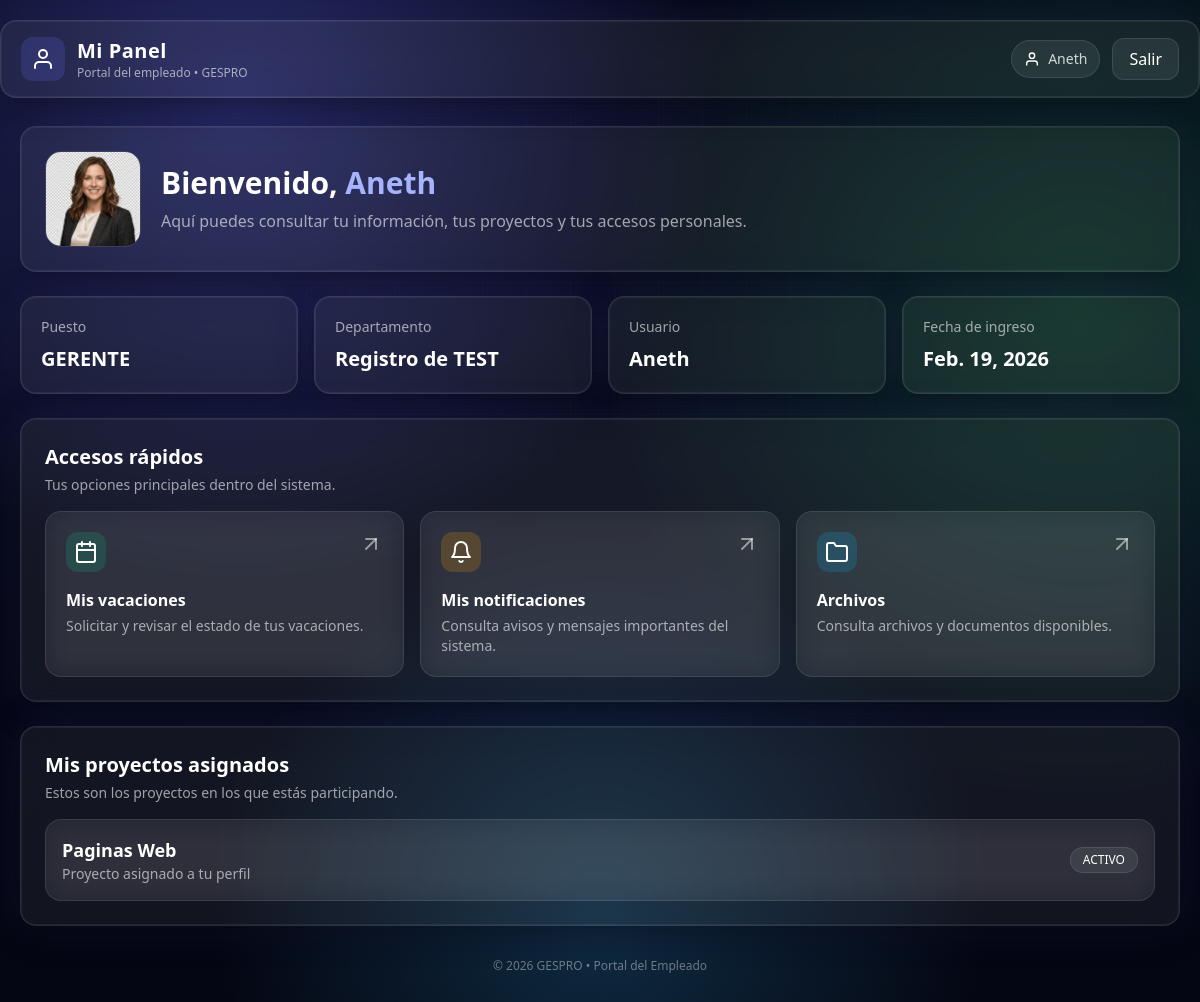
/mi-panel/ (signed in), run on the app's committed database.
### empleados_Alex/models.py (models this page shows, shortened)
class Empleado(models.Model):
    user = models.ForeignKey(User, on_delete=models.CASCADE)
    puesto = models.CharField(max_length=100)
    departamento = models.CharField(max_length=100)
    fecha_inicio = models.DateField(auto_now_add=True)
    foto_perfil = models.ImageField(upload_to='fotos_perfil/', null=True, blank=True)

class EmpleadoProyecto(models.Model):
    empleado = models.ForeignKey(Empleado, on_delete=models.CASCADE, related_name="asignaciones")
    proyecto = models.ForeignKey(Proyecto, on_delete=models.CASCADE, related_name="asignaciones")
    fecha_asignacion = models.DateTimeField(auto_now_add=True)
    class Meta:
        unique_together = ("empleado", "proyecto")  # evita duplicados

class Proyecto(models.Model):
    nombre = models.CharField(max_length=120)
    descripcion = models.TextField(blank=True, null=True)
    fecha_inicio = models.DateField(blank=True, null=True)
    fecha_fin = models.DateField(blank=True, null=True)
    activo = models.BooleanField(default=True)

### empleados_Alex/views.py (the view)
# urls.py: path('mi-panel/', user_dashboard, name='user_dashboard'),
@login_required(login_url='/')
def user_dashboard(request):
    if _es_admin(request):
        return redirect('empleados_Alex:home')
    empleado = get_object_or_404(
        Empleado.objects.select_related("user"),
        user=request.user
    )
    proyectos_asignados = (
        EmpleadoProyecto.objects
        .filter(empleado=empleado)
        .select_related("proyecto")
        .order_by("proyecto__nombre")
    )
    contexto = {
        "empleado": empleado,
        "proyectos_asignados": proyectos_asignados,
        "user": request.user,
    }
    return render(request, "usuarios/usuario.html", contexto)

### empleados_Alex/views.py (called while the page is built)
def _es_admin(request):
    u = request.user
    return u.is_authenticated and (u.username.lower() == "alex" or u.is_staff or u.is_superuser)

### templates/usuarios/usuario.html (shortened to what this page needs)
<!DOCTYPE html>
<html lang="es">
<head>
  <script src="https://cdn.tailwindcss.com"></script>
</head>
<body class="tech-bg text-white">
<header class="sticky top-0 z-50">
  <div class="glass glow mx-auto max-w-7xl mt-5 rounded-2xl px-5 py-4">
    <div class="flex items-center justify-between">
      <div class="flex items-center gap-3">
        <div class="h-11 w-11 rounded-xl bg-indigo-500/20 grid place-items-center">
          <i data-feather="user"></i>
        </div>
        <div>
          <h1 class="text-xl font-bold tracking-wide">Mi Panel</h1>
          <p class="text-xs text-white/60">Portal del empleado • GESPRO</p>
        </div>
      </div>
      <div class="flex items-center gap-3">
        <div class="hidden sm:flex items-center gap-2 chip rounded-full px-3 py-2">
          <i data-feather="user" class="h-4 w-4"></i>
          <span class="text-sm text-white/80">{{ user.username }}</span>
        </div>
        <a href="{% url 'logout' %}" class="chip rounded-xl px-4 py-2 hover:bg-white/10 transition">
          Salir
        </a>
      </div>
    </div>
  </div>
</header>
<main class="mx-auto max-w-7xl px-5 pb-12 pt-7 space-y-6">
<section class="glass glow rounded-2xl p-6">
<div class="flex flex-col md:flex-row md:items-center gap-5">
<div class="flex-shrink-0">
{% if empleado.foto_perfil %}
<img src="{{ empleado.foto_perfil.url }}"
class="h-24 w-24 rounded-2xl object-cover border border-white/10">
{% else %}
<div class="h-24 w-24 rounded-2xl bg-white/10 grid place-items-center">
<i data-feather="user" class="h-8 w-8 text-white/70"></i>
</div>
{% endif %}
</div>
<div class="flex-1">
<h2 class="text-3xl font-bold">
Bienvenido, <span class="text-indigo-300">{{ user.username }}</span>
</h2>
<p class="text-white/60 mt-2">
Aquí puedes consultar tu información, tus proyectos y tus accesos personales.
</p>
</div>
</div>
</section>
<section class="grid md:grid-cols-4 gap-4">
<div class="glass glow rounded-2xl p-5">
<p class="text-white/60 text-sm">Puesto</p>
<p class="text-xl font-bold mt-2">{{ empleado.puesto }}</p>
</div>
<div class="glass glow rounded-2xl p-5">
<p class="text-white/60 text-sm">Departamento</p>
<p class="text-xl font-bold mt-2">{{ empleado.departamento }}</p>
</div>
<div class="glass glow rounded-2xl p-5">
<p class="text-white/60 text-sm">Usuario</p>
<p class="text-xl font-bold mt-2">{{ empleado.user.username }}</p>
</div>
<div class="glass glow rounded-2xl p-5">
<p class="text-white/60 text-sm">Fecha de ingreso</p>
<p class="text-xl font-bold mt-2">
{{ empleado.fecha_inicio|default:"No registrada" }}
</p>
</div>
</section>
<section class="glass glow rounded-2xl p-6">
<div class="mb-4">
<h3 class="text-xl font-bold">Accesos rápidos</h3>
<p class="text-white/60 text-sm mt-1">Tus opciones principales dentro del sistema.</p>
</div>
<div class="grid sm:grid-cols-2 lg:grid-cols-3 gap-4">
<a href="{% url 'empleados_Alex:usuario_vacaciones' %}"
class="group rounded-2xl p-5 glass hover:bg-white/10 transition border border-white/10">
<div class="flex items-start justify-between">
<div class="h-10 w-10 rounded-xl bg-emerald-500/20 grid place-items-center">
<i data-feather="calendar"></i>
</div>
<i data-feather="arrow-up-right"
class="text-white/50 group-hover:text-white transition"></i>
</div>
<h4 class="mt-4 font-semibold">Mis vacaciones</h4>
<p class="text-sm text-white/60 mt-1">
Solicitar y revisar el estado de tus vacaciones.
</p>
</a>
<a href="{% url 'empleados_Alex:usuario_notificaciones' %}"
class="group rounded-2xl p-5 glass hover:bg-white/10 transition border border-white/10">
<div class="flex items-start justify-between">
<div class="h-10 w-10 rounded-xl bg-amber-500/20 grid place-items-center">
<i data-feather="bell"></i>
</div>
<i data-feather="arrow-up-right"
class="text-white/50 group-hover:text-white transition"></i>
</div>
<h4 class="mt-4 font-semibold">Mis notificaciones</h4>
<p class="text-sm text-white/60 mt-1">
Consulta avisos y mensajes importantes del sistema.
</p>
</a>
<a href="{% url 'empleados_Alex:lista_archivos' %}"
class="group rounded-2xl p-5 glass hover:bg-white/10 transition border border-white/10">
<div class="flex items-start justify-between">
<div class="h-10 w-10 rounded-xl bg-sky-500/20 grid place-items-center">
<i data-feather="folder"></i>
</div>
<i data-feather="arrow-up-right"
class="text-white/50 group-hover:text-white transition"></i>
</div>
<h4 class="mt-4 font-semibold">Archivos</h4>
<p class="text-sm text-white/60 mt-1">
Consulta archivos y documentos disponibles.
</p>
</a>
</div>
</section>
<section class="glass glow rounded-2xl p-6">
<div class="mb-4">
<h3 class="text-xl font-bold">Mis proyectos asignados</h3>
<p class="text-white/60 text-sm mt-1">
Estos son los proyectos en los que estás participando.
</p>
</div>
<div class="space-y-3">
{% for asignacion in proyectos_asignados %}
<div class="glass rounded-2xl p-4 flex flex-col md:flex-row md:items-center md:justify-between gap-3">
<div>
<p class="font-semibold text-lg">
{{ asignacion.proyecto.nombre }}
</p>
<p class="text-sm text-white/60">
Proyecto asignado a tu perfil
</p>
</div>
<span class="chip rounded-full px-3 py-1 text-xs">
ACTIVO
</span>
</div>
{% empty %}
<div class="glass rounded-2xl p-4 text-white/60">
Aún no tienes proyectos asignados.
</div>
{% endfor %}
</div>
</section>
<footer class="text-center text-white/40 text-xs pt-2">
© 2026 GESPRO • Portal del Empleado
</footer>
</main>
</body>
</html>

### templates/usuarios/usuario.html (style rules this page uses)
.tech-bg { background: radial-gradient(800px circle at 20% 10%, rgba(99,102,241,.35), transparent 60%), radial-gradient(900px circle at 90% 30%, rgba(34,197,94,.20), transparent 55%), radial-gradient(700px circle at 50% 90%, rgba(56,189,248,.20), transparent 55%), linear-gradient(180deg, #050816 0%, #070a1a 40%, #040612 100%); position: relative; min-height: 100vh; overflow-x: hidden; }
.tech-bg::before { content:""; position:absolute; inset:-2px; background-image: linear-gradient(rgba(255,255,255,.06) 1px, transparent 1px), linear-gradient(90deg, rgba(255,255,255,.06) 1px, transparent 1px); background-size: 44px 44px; opacity:.35; pointer-events:none; mask-image: radial-gradient(circle at 50% 20%, rgba(0,0,0,1) 0%, rgba(0,0,0,.35) 55%, rgba(0,0,0,0) 85%); }
.glass { background: rgba(255,255,255,.06); border: 1px solid rgba(255,255,255,.10); backdrop-filter: blur(14px); }
.glow { box-shadow: 0 0 0 1px rgba(255,255,255,.06) inset, 0 10px 30px rgba(0,0,0,.45), 0 0 40px rgba(99,102,241,.15); }
.chip { background: rgba(255,255,255,.08); border: 1px solid rgba(255,255,255,.10); }

### data on the page
Empleado: foto_perfil (picture), puesto "GERENTE", departamento "Registro de TEST", user.username "Aneth", fecha_inicio "Feb. 19, 2026"
EmpleadoProyecto: proyecto.nombre "Paginas Web"

### other printed values
{{ user.username }} "Aneth"
